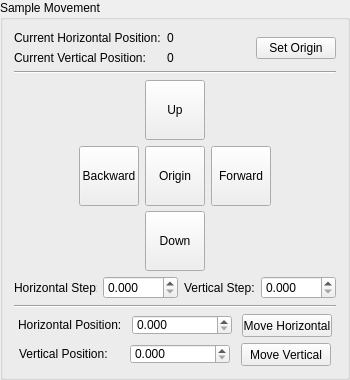
               <widget class="QGroupBox" name="groupBox_SampleMovement">
                <property name="sizePolicy">
                 <sizepolicy hsizetype="Fixed" vsizetype="Fixed">
                  <horstretch>0</horstretch>
                  <verstretch>0</verstretch>
                 </sizepolicy>
                </property>
                <property name="minimumSize">
                 <size>
                  <width>350</width>
                  <height>380</height>
                 </size>
                </property>
                <property name="maximumSize">
                 <size>
                  <width>350</width>
                  <height>380</height>
                 </size>
                </property>
                <property name="title">
                 <string>Sample Movement</string>
                </property>
                <layout class="QGridLayout" name="gridLayout_7">
                 <item row="0" column="0">
                  <layout class="QVBoxLayout" name="verticalLayout_32">
                   <item>
                    <layout class="QHBoxLayout" name="horizontalLayout_6">
                     <item>
                      <layout class="QGridLayout" name="gridLayout_5">
                       <item row="0" column="1">
                        <widget class="QLabel" name="label_sampleCurrentHPosition">
                         <property name="minimumSize">
                          <size>
                           <width>50</width>
                           <height>0</height>
                          </size>
                         </property>
                         <property name="text">
                          <string>0</string>
                         </property>
                        </widget>
                       </item>
                       <item row="0" column="0">
                        <widget class="QLabel" name="label_21">
                         <property name="sizePolicy">
                          <sizepolicy hsizetype="Fixed" vsizetype="Preferred">
                           <horstretch>0</horstretch>
                           <verstretch>0</verstretch>
                          </sizepolicy>
                         </property>
                         <property name="minimumSize">
                          <size>
                           <width>135</width>
                           <height>0</height>
                          </size>
                         </property>
                         <property name="text">
                          <string>Current Horizontal Position:</string>
                         </property>
                        </widget>
                       </item>
                       <item row="1" column="0">
                        <widget class="QLabel" name="label_22">
                         <property name="sizePolicy">
                          <sizepolicy hsizetype="Fixed" vsizetype="Preferred">
                           <horstretch>0</horstretch>
                           <verstretch>0</verstretch>
                          </sizepolicy>
                         </property>
                         <property name="minimumSize">
                          <size>
                           <width>135</width>
                           <height>0</height>
                          </size>
                         </property>
                         <property name="text">
                          <string>Current Vertical Position:</string>
                         </property>
                         <property name="alignment">
                          <set>Qt::AlignLeading|Qt::AlignLeft|Qt::AlignVCenter</set>
                         </property>
                        </widget>
                       </item>
                       <item row="1" column="1">
                        <widget class="QLabel" name="label_sampleCurrentVPosition">
                         <property name="minimumSize">
                          <size>
                           <width>50</width>
                           <height>0</height>
                          </size>
                         </property>
                         <property name="text">
                          <string>0</string>
                         </property>
                        </widget>
                       </item>
                      </layout>
                     </item>
                     <item>
                      <widget class="QPushButton" name="pushButton_sampleSetOrigin">
                       <property name="enabled">
                        <bool>true</bool>
                       </property>
                       <property name="sizePolicy">
                        <sizepolicy hsizetype="Fixed" vsizetype="Fixed">
                         <horstretch>0</horstretch>
                         <verstretch>0</verstretch>
                        </sizepolicy>
                       </property>
                       <property name="minimumSize">
                        <size>
                         <width>75</width>
                         <height>0</height>
                        </size>
                       </property>
                       <property name="toolTip">
                        <string>Set the current sample position as the origin</string>
                       </property>
                       <property name="text">
                        <string>Set Origin</string>
                       </property>
                      </widget>
                     </item>
                    </layout>
                   </item>
                   <item>
                    <widget class="Line" name="line">
                     <property name="orientation">
                      <enum>Qt::Horizontal</enum>
                     </property>
                    </widget>
                   </item>
                   <item>
                    <layout class="QGridLayout" name="gridLayout_3">
                     <item row="1" column="3">
                      <widget class="QPushButton" name="pushButton_sampleStepForward">
                       <property name="sizePolicy">
                        <sizepolicy hsizetype="Fixed" vsizetype="Fixed">
                         <horstretch>0</horstretch>
                         <verstretch>0</verstretch>
                        </sizepolicy>
                       </property>
                       <property name="minimumSize">
                        <size>
                         <width>60</width>
                         <height>60</height>
                        </size>
                       </property>
                       <property name="maximumSize">
                        <size>
                         <width>60</width>
                         <height>16777215</height>
                        </size>
                       </property>
                       <property name="toolTip">
                        <string>Move the sample forward</string>
                       </property>
                       <property name="text">
                        <string>Forward</string>
                       </property>
                       <property name="shortcut">
                        <string>Ctrl+Right</string>
                       </property>
                      </widget>
                     </item>
                     <item row="1" column="2">
                      <widget class="QPushButton" name="pushButton_sampleGotoOrigin">
                       <property name="sizePolicy">
                        <sizepolicy hsizetype="Fixed" vsizetype="Fixed">
                         <horstretch>0</horstretch>
                         <verstretch>0</verstretch>
                        </sizepolicy>
                       </property>
                       <property name="minimumSize">
                        <size>
                         <width>60</width>
                         <height>60</height>
                        </size>
                       </property>
                       <property name="maximumSize">
                        <size>
                         <width>60</width>
                         <height>16777215</height>
                        </size>
                       </property>
                       <property name="toolTip">
                        <string>Move the sample to origin</string>
                       </property>
                       <property name="text">
                        <string>Origin</string>
                       </property>
                      </widget>
                     </item>
                     <item row="1" column="4">
                      <spacer name="horizontalSpacer">
                       <property name="orientation">
                        <enum>Qt::Horizontal</enum>
                       </property>
                       <property name="sizeHint" stdset="0">
                        <size>
                         <width>60</width>
                         <height>20</height>
                        </size>
                       </property>
                      </spacer>
                     </item>
                     <item row="0" column="2">
                      <widget class="QPushButton" name="pushButton_sampleStepUp">
                       <property name="sizePolicy">
                        <sizepolicy hsizetype="Fixed" vsizetype="Fixed">
                         <horstretch>0</horstretch>
                         <verstretch>0</verstretch>
                        </sizepolicy>
                       </property>
                       <property name="minimumSize">
                        <size>
                         <width>60</width>
                         <height>60</height>
                        </size>
                       </property>
                       <property name="maximumSize">
                        <size>
                         <width>60</width>
                         <height>16777215</height>
                        </size>
                       </property>
                       <property name="toolTip">
                        <string>Move the sample up</string>
                       </property>
                       <property name="text">
                        <string>Up</string>
                       </property>
                       <property name="shortcut">
                        <string>Ctrl+Up</string>
                       </property>
                      </widget>
                     </item>
                     <item row="1" column="1">
                      <widget class="QPushButton" name="pushButton_sampleStepBackward">
                       <property name="sizePolicy">
                        <sizepolicy hsizetype="Fixed" vsizetype="Fixed">
                         <horstretch>0</horstretch>
                         <verstretch>0</verstretch>
                        </sizepolicy>
                       </property>
                       <property name="minimumSize">
                        <size>
                         <width>60</width>
                         <height>60</height>
                        </size>
                       </property>
                       <property name="maximumSize">
                        <size>
                         <width>60</width>
                         <height>16777215</height>
                        </size>
                       </property>
                       <property name="toolTip">
                        <string>Move the sample backward</string>
                       </property>
                       <property name="text">
                        <string>Backward</string>
                       </property>
                       <property name="shortcut">
                        <string>Ctrl+Left</string>
                       </property>
                      </widget>
                     </item>
                     <item row="1" column="0">
                      <spacer name="horizontalSpacer_7">
                       <property name="orientation">
                        <enum>Qt::Horizontal</enum>
                       </property>
                       <property name="sizeHint" stdset="0">
                        <size>
                         <width>60</width>
                         <height>20</height>
                        </size>
                       </property>
                      </spacer>
                     </item>
                     <item row="2" column="2">
                      <widget class="QPushButton" name="pushButton_sampleStepDown">
                       <property name="sizePolicy">
                        <sizepolicy hsizetype="Fixed" vsizetype="Fixed">
                         <horstretch>0</horstretch>
                         <verstretch>0</verstretch>
                        </sizepolicy>
                       </property>
                       <property name="minimumSize">
                        <size>
                         <width>60</width>
                         <height>60</height>
                        </size>
                       </property>
                       <property name="maximumSize">
                        <size>
                         <width>60</width>
                         <height>16777215</height>
                        </size>
                       </property>
                       <property name="toolTip">
                        <string>Move the sample down</string>
                       </property>
                       <property name="text">
                        <string>Down</string>
                       </property>
                      </widget>
                     </item>
                    </layout>
                   </item>
                   <item>
                    <layout class="QHBoxLayout" name="horizontalLayout_55">
                     <item>
                      <widget class="QLabel" name="label_25">
                       <property name="sizePolicy">
                        <sizepolicy hsizetype="Fixed" vsizetype="Preferred">
                         <horstretch>0</horstretch>
                         <verstretch>0</verstretch>
                        </sizepolicy>
                       </property>
                       <property name="text">
                        <string>Horizontal Step:</string>
                       </property>
                      </widget>
                     </item>
                     <item>
                      <widget class="QDoubleSpinBox" name="doubleSpinBox_sampleHStepSize">
                       <property name="sizePolicy">
                        <sizepolicy hsizetype="Fixed" vsizetype="Fixed">
                         <horstretch>0</horstretch>
                         <verstretch>0</verstretch>
                        </sizepolicy>
                       </property>
                       <property name="minimumSize">
                        <size>
                         <width>75</width>
                         <height>0</height>
                        </size>
                       </property>
                       <property name="suffix">
                        <string/>
                       </property>
                       <property name="decimals">
                        <number>3</number>
                       </property>
                      </widget>
                     </item>
                     <item>
                      <spacer name="horizontalSpacer_9">
                       <property name="orientation">
                        <enum>Qt::Horizontal</enum>
                       </property>
                       <property name="sizeHint" stdset="0">
                        <size>
                         <width>40</width>
                         <height>20</height>
                        </size>
                       </property>
                      </spacer>
                     </item>
                     <item>
                      <widget class="QLabel" name="label_26">
                       <property name="sizePolicy">
                        <sizepolicy hsizetype="Fixed" vsizetype="Preferred">
                         <horstretch>0</horstretch>
                         <verstretch>0</verstretch>
                        </sizepolicy>
                       </property>
                       <property name="text">
                        <string>Vertical Step:</string>
                       </property>
                      </widget>
                     </item>
                     <item>
                      <widget class="QDoubleSpinBox" name="doubleSpinBox_sampleVStepSize">
                       <property name="sizePolicy">
                        <sizepolicy hsizetype="Fixed" vsizetype="Fixed">
                         <horstretch>0</horstretch>
                         <verstretch>0</verstretch>
                        </sizepolicy>
                       </property>
                       <property name="minimumSize">
                        <size>
                         <width>75</width>
                         <height>0</height>
                        </size>
                       </property>
                       <property name="decimals">
                        <number>3</number>
                       </property>
                      </widget>
                     </item>
                    </layout>
                   </item>
                   <item>
                    <widget class="Line" name="line_3">
                     <property name="orientation">
                      <enum>Qt::Horizontal</enum>
                     </property>
                    </widget>
                   </item>
                   <item>
                    <layout class="QHBoxLayout" name="horizontalLayout_53">
                     <item>
                      <widget class="QLabel" name="label_23">
                       <property name="sizePolicy">
                        <sizepolicy hsizetype="Fixed" vsizetype="Fixed">
                         <horstretch>0</horstretch>
                         <verstretch>0</verstretch>
                        </sizepolicy>
                       </property>
                       <property name="minimumSize">
                        <size>
                         <width>100</width>
                         <height>20</height>
                        </size>
                       </property>
                       <property name="text">
                        <string>Horizontal Position:</string>
                       </property>
                      </widget>
                     </item>
                     <item>
                      <widget class="QDoubleSpinBox" name="doubleSpinBox_sampleSetHPosition">
                       <property name="sizePolicy">
                        <sizepolicy hsizetype="MinimumExpanding" vsizetype="Fixed">
                         <horstretch>0</horstretch>
                         <verstretch>0</verstretch>
                        </sizepolicy>
                       </property>
                       <property name="minimumSize">
                        <size>
                         <width>100</width>
                         <height>20</height>
                        </size>
                       </property>
                       <property name="maximumSize">
                        <size>
                         <width>100</width>
                         <height>20</height>
                        </size>
                       </property>
                       <property name="decimals">
                        <number>3</number>
                       </property>
                      </widget>
                     </item>
                     <item>
                      <widget class="QPushButton" name="pushButton_sampleGotoHPosition">
                       <property name="sizePolicy">
                        <sizepolicy hsizetype="Fixed" vsizetype="Fixed">
                         <horstretch>0</horstretch>
                         <verstretch>0</verstretch>
                        </sizepolicy>
                       </property>
                       <property name="minimumSize">
                        <size>
                         <width>90</width>
                         <height>23</height>
                        </size>
                       </property>
                       <property name="maximumSize">
                        <size>
                         <width>90</width>
                         <height>23</height>
                        </size>
                       </property>
                       <property name="toolTip">
                        <string>Move the sample to the specified horizontal position</string>
                       </property>
                       <property name="text">
                        <string>Move Horizontal</string>
                       </property>
                      </widget>
                     </item>
                    </layout>
                   </item>
                   <item>
                    <layout class="QHBoxLayout" name="horizontalLayout_54">
                     <item>
                      <widget class="QLabel" name="label_24">
                       <property name="sizePolicy">
                        <sizepolicy hsizetype="Fixed" vsizetype="Fixed">
                         <horstretch>0</horstretch>
                         <verstretch>0</verstretch>
                        </sizepolicy>
                       </property>
                       <property name="minimumSize">
                        <size>
                         <width>100</width>
                         <height>20</height>
                        </size>
                       </property>
                       <property name="text">
                        <string>Vertical Position:</string>
                       </property>
                      </widget>
                     </item>
                     <item>
                      <widget class="QDoubleSpinBox" name="doubleSpinBox_sampleSetVPosition">
                       <property name="sizePolicy">
                        <sizepolicy hsizetype="MinimumExpanding" vsizetype="Fixed">
                         <horstretch>0</horstretch>
                         <verstretch>0</verstretch>
                        </sizepolicy>
                       </property>
                       <property name="minimumSize">
                        <size>
                         <width>100</width>
                         <height>20</height>
                        </size>
                       </property>
                       <property name="maximumSize">
                        <size>
                         <width>100</width>
                         <height>20</height>
                        </size>
                       </property>
                       <property name="decimals">
                        <number>3</number>
                       </property>
                      </widget>
                     </item>
                     <item>
                      <widget class="QPushButton" name="pushButton_sampleGotoVPosition">
                       <property name="sizePolicy">
                        <sizepolicy hsizetype="Fixed" vsizetype="Fixed">
                         <horstretch>0</horstretch>
                         <verstretch>0</verstretch>
                        </sizepolicy>
                       </property>
                       <property name="minimumSize">
                        <size>
                         <width>90</width>
                         <height>23</height>
                        </size>
                       </property>
                       <property name="maximumSize">
                        <size>
                         <width>90</width>
                         <height>23</height>
                        </size>
                       </property>
                       <property name="toolTip">
                        <string>Move the sample to the specified vertical position</string>
                       </property>
                       <property name="text">
                        <string>Move Vertical</string>
                       </property>
                      </widget>
                     </item>
                    </layout>
                   </item>
                  </layout>
                 </item>
                </layout>
               </widget>
